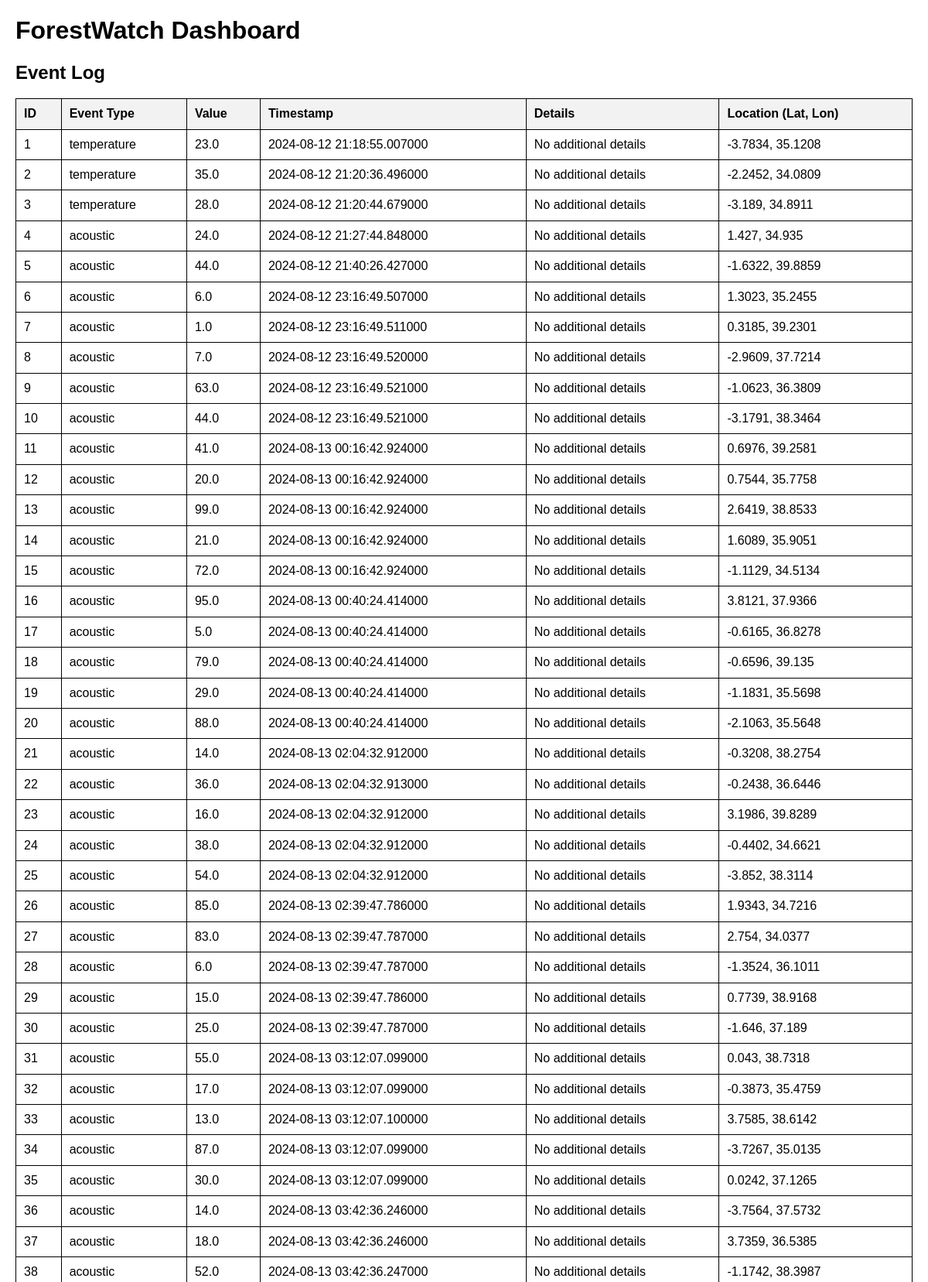
The page /event_log (upper part) on the database its author committed.
### app.py (models this page shows)
class Event(db.Model):
    id = db.Column(db.Integer, primary_key=True)
    event_type = db.Column(db.String(50), nullable=False)
    value = db.Column(db.Float, nullable=False)
    timestamp = db.Column(db.DateTime, default=datetime.now)
    details = db.Column(db.String(200), nullable=True)
    lat = db.Column(db.Float, nullable=True)
    lon = db.Column(db.Float, nullable=True)

### app.py (the view)
@app.route('/event_log') # ✅
def event_log():
    events = Event.query.all()
    return render_template('event_log.html', events=events)

### templates/event_log.html (shortened to what this page needs)
<!DOCTYPE html>
<html lang="en">
<head>
    <link rel="stylesheet" href="https://cdnjs.cloudflare.com/ajax/libs/normalize/8.0.1/normalize.min.css">
</head>
<body>
    <h1>ForestWatch Dashboard</h1>
    <h2>Event Log</h2>
    <table>
        <thead>
            <tr>
                <th>ID</th>
                <th>Event Type</th>
                <th>Value</th>
                <th>Timestamp</th>
                <th>Details</th>
                <th>Location (Lat, Lon)</th>
            </tr>
        </thead>
        <tbody>
            {% for event in events %}
            <tr>
                <td>{{ event.id }}</td>
                <td>{{ event.event_type }}</td>
                <td>{{ event.value }}</td>
                <td>{{ event.timestamp }}</td>
                <td>{{ event.details }}</td>
                <td>{{ event.lat }}, {{ event.lon }}</td>
            </tr>
            {% endfor %}
        </tbody>
    </table>
</body>
</html>

### templates/event_log.html (style rules this page uses)
body { font-family: Arial, sans-serif; margin: 20px; }
table { width: 100%; border-collapse: collapse; }
table, th, td { border: 1px solid black; }
th, td { padding: 10px; text-align: left; }
th { background-color: #f2f2f2; }

### rows shown on the page
Event: id "1", event_type "temperature", value "23.0", timestamp "2024-08-12 21:18:55.007000", details "No additional details", lat "-3.7834", lon "35.1208"
Event: id "2", event_type "temperature", value "35.0", timestamp "2024-08-12 21:20:36.496000", details "No additional details", lat "-2.2452", lon "34.0809"
Event: id "3", event_type "temperature", value "28.0", timestamp "2024-08-12 21:20:44.679000", details "No additional details", lat "-3.189", lon "34.8911"
Event: id "4", event_type "acoustic", value "24.0", timestamp "2024-08-12 21:27:44.848000", details "No additional details", lat "1.427", lon "34.935"
Event: id "5", event_type "acoustic", value "44.0", timestamp "2024-08-12 21:40:26.427000", details "No additional details", lat "-1.6322", lon "39.8859"
Event: id "6", event_type "acoustic", value "6.0", timestamp "2024-08-12 23:16:49.507000", details "No additional details", lat "1.3023", lon "35.2455"
Event: id "7", event_type "acoustic", value "1.0", timestamp "2024-08-12 23:16:49.511000", details "No additional details", lat "0.3185", lon "39.2301"
Event: id "8", event_type "acoustic", value "7.0", timestamp "2024-08-12 23:16:49.520000", details "No additional details", lat "-2.9609", lon "37.7214"
Event: id "9", event_type "acoustic", value "63.0", timestamp "2024-08-12 23:16:49.521000", details "No additional details", lat "-1.0623", lon "36.3809"
Event: id "10", event_type "acoustic", value "44.0", timestamp "2024-08-12 23:16:49.521000", details "No additional details", lat "-3.1791", lon "38.3464"
Event: id "11", event_type "acoustic", value "41.0", timestamp "2024-08-13 00:16:42.924000", details "No additional details", lat "0.6976", lon "39.2581"
Event: id "12", event_type "acoustic", value "20.0", timestamp "2024-08-13 00:16:42.924000", details "No additional details", lat "0.7544", lon "35.7758"
Event: id "13", event_type "acoustic", value "99.0", timestamp "2024-08-13 00:16:42.924000", details "No additional details", lat "2.6419", lon "38.8533"
Event: id "14", event_type "acoustic", value "21.0", timestamp "2024-08-13 00:16:42.924000", details "No additional details", lat "1.6089", lon "35.9051"
Event: id "15", event_type "acoustic", value "72.0", timestamp "2024-08-13 00:16:42.924000", details "No additional details", lat "-1.1129", lon "34.5134"
Event: id "16", event_type "acoustic", value "95.0", timestamp "2024-08-13 00:40:24.414000", details "No additional details", lat "3.8121", lon "37.9366"
Event: id "17", event_type "acoustic", value "5.0", timestamp "2024-08-13 00:40:24.414000", details "No additional details", lat "-0.6165", lon "36.8278"
Event: id "18", event_type "acoustic", value "79.0", timestamp "2024-08-13 00:40:24.414000", details "No additional details", lat "-0.6596", lon "39.135"
Event: id "19", event_type "acoustic", value "29.0", timestamp "2024-08-13 00:40:24.414000", details "No additional details", lat "-1.1831", lon "35.5698"
Event: id "20", event_type "acoustic", value "88.0", timestamp "2024-08-13 00:40:24.414000", details "No additional details", lat "-2.1063", lon "35.5648"
Event: id "21", event_type "acoustic", value "14.0", timestamp "2024-08-13 02:04:32.912000", details "No additional details", lat "-0.3208", lon "38.2754"
Event: id "22", event_type "acoustic", value "36.0", timestamp "2024-08-13 02:04:32.913000", details "No additional details", lat "-0.2438", lon "36.6446"
Event: id "23", event_type "acoustic", value "16.0", timestamp "2024-08-13 02:04:32.912000", details "No additional details", lat "3.1986", lon "39.8289"
Event: id "24", event_type "acoustic", value "38.0", timestamp "2024-08-13 02:04:32.912000", details "No additional details", lat "-0.4402", lon "34.6621"
Event: id "25", event_type "acoustic", value "54.0", timestamp "2024-08-13 02:04:32.912000", details "No additional details", lat "-3.852", lon "38.3114"
Event: id "26", event_type "acoustic", value "85.0", timestamp "2024-08-13 02:39:47.786000", details "No additional details", lat "1.9343", lon "34.7216"
Event: id "27", event_type "acoustic", value "83.0", timestamp "2024-08-13 02:39:47.787000", details "No additional details", lat "2.754", lon "34.0377"
Event: id "28", event_type "acoustic", value "6.0", timestamp "2024-08-13 02:39:47.787000", details "No additional details", lat "-1.3524", lon "36.1011"
Event: id "29", event_type "acoustic", value "15.0", timestamp "2024-08-13 02:39:47.786000", details "No additional details", lat "0.7739", lon "38.9168"
Event: id "30", event_type "acoustic", value "25.0", timestamp "2024-08-13 02:39:47.787000", details "No additional details", lat "-1.646", lon "37.189"
Event: id "31", event_type "acoustic", value "55.0", timestamp "2024-08-13 03:12:07.099000", details "No additional details", lat "0.043", lon "38.7318"
Event: id "32", event_type "acoustic", value "17.0", timestamp "2024-08-13 03:12:07.099000", details "No additional details", lat "-0.3873", lon "35.4759"
Event: id "33", event_type "acoustic", value "13.0", timestamp "2024-08-13 03:12:07.100000", details "No additional details", lat "3.7585", lon "38.6142"
Event: id "34", event_type "acoustic", value "87.0", timestamp "2024-08-13 03:12:07.099000", details "No additional details", lat "-3.7267", lon "35.0135"
Event: id "35", event_type "acoustic", value "30.0", timestamp "2024-08-13 03:12:07.099000", details "No additional details", lat "0.0242", lon "37.1265"
Event: id "36", event_type "acoustic", value "14.0", timestamp "2024-08-13 03:42:36.246000", details "No additional details", lat "-3.7564", lon "37.5732"
Event: id "37", event_type "acoustic", value "18.0", timestamp "2024-08-13 03:42:36.246000", details "No additional details", lat "3.7359", lon "36.5385"
Event: id "38", event_type "acoustic", value "52.0", timestamp "2024-08-13 03:42:36.247000", details "No additional details", lat "-1.1742", lon "38.3987"
